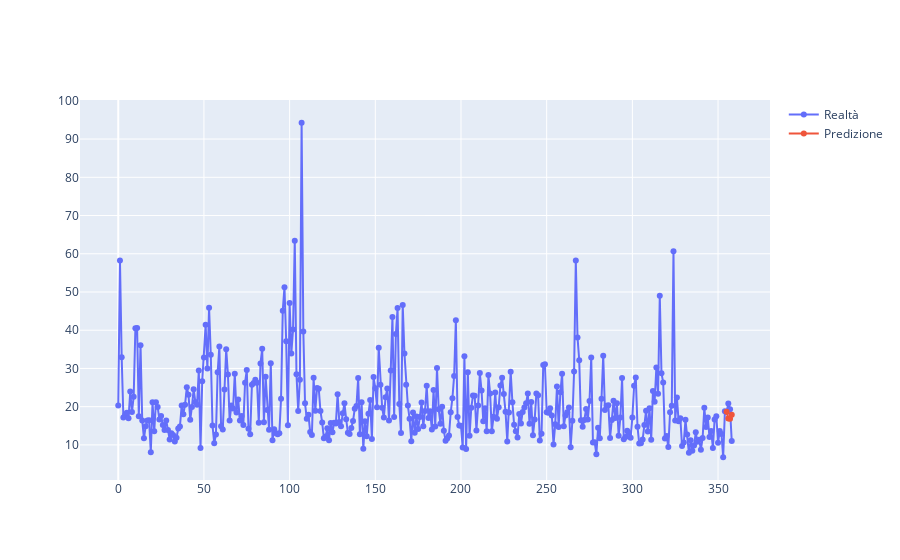

Notebook code cell kept with this figure:
### Code cell
provincia = "Trieste"
raw_prediction, xraw = best_tft.predict(
    validation.filter(lambda x: (x.provincia == provincia)),
    mode="prediction",
    return_x=True,
)
predicted_df = pd.DataFrame([],columns=["time_idx","values"])
i=0
while i < len(raw_prediction):
    for x in range(0,len(raw_prediction[i])):
        predicted_df = predicted_df.append({"time_idx":xraw["decoder_time_idx"][i][x],"values":raw_prediction[i][x].numpy()},ignore_index=True)
    i += len(raw_prediction[i])
predicted_df["values"] = predicted_df["values"].astype(float)
target = df_settimanale[df_settimanale["provincia"]==provincia]
fig = go.Figure()
fig.add_trace(go.Scatter(x=target["time_idx"], y=target["pm10_giornaliera"],mode='lines+markers',name="Realtà"))
fig.add_trace(go.Scatter(x=predicted_df["time_idx"], y=predicted_df["values"],mode='lines+markers',name="Predizione"))
fig.show()

### Figure 1 — Plotly figure (JSON) as saved in the notebook; plotly's stock layout.template omitted (floating-point values rounded to 4 significant figures; data arrays with more than 128 entries replaced by an {"elided": "..."} marker saying what was removed)
{"data": [{"mode": "lines+markers", "name": "Realtà", "type": "scatter", "x": {"elided": "359 int values"}, "y": {"elided": "359 float values"}}, {"mode": "lines+markers", "name": "Predizione", "type": "scatter", "x": [355, 356, 357, 358], "y": [18.66, 16.93, 16.83, 17.88]}], "layout": {}}
